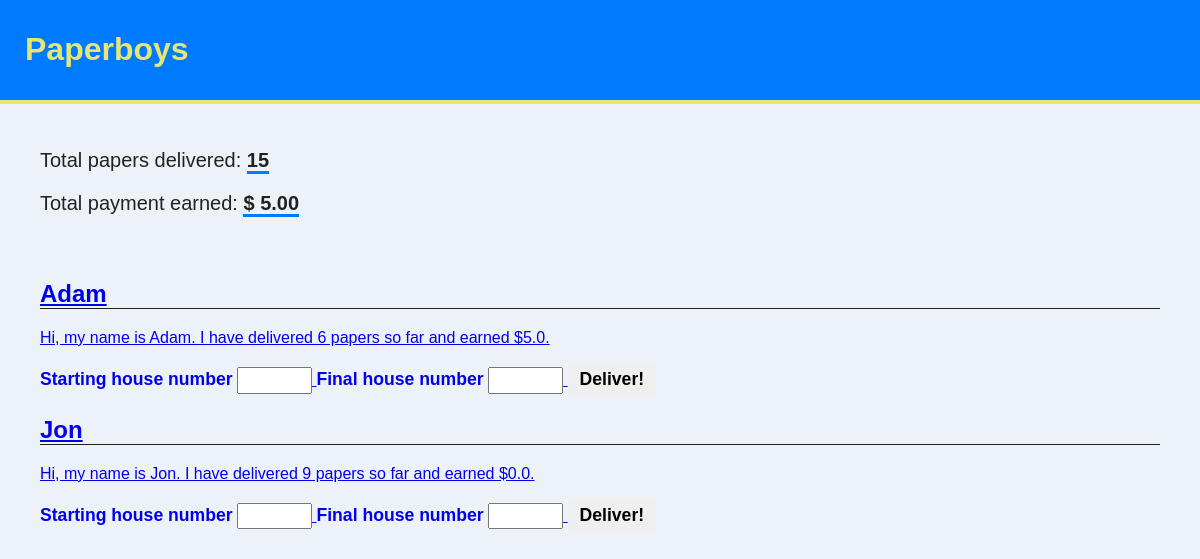
The page / on the database its author committed.
### paperboy/models.py (models this page shows, shortened)
class Paperboy(models.Model):
    name = models.CharField(max_length=200)
    experience = models.IntegerField(default=0)
    earnings = models.FloatField(default=0.0)
    @classmethod
    def total_earnings(cls):
        if Paperboy.objects.exists():
            return Paperboy.objects.aggregate(Sum('earnings'))['earnings__sum']
        else:
            return 0
    @classmethod
    def total_papers(cls):
        if Paperboy.objects.exists():
            return Paperboy.objects.aggregate(Sum('experience'))['experience__sum']
        else:
            return 0
    def report(self):
        return "Hi, my name is {}. I have delivered {} papers so far and earned ${}.".format(self.name, self.experience, self.earnings)

### paperboy/views.py (the view)
# urls.py: 2. Add a URL to urlpatterns:  path('', views.home, name='home')
def home(request):
    earnings = "{:10.2f}".format(Paperboy.total_earnings())
    context = {'paperboys': Paperboy.objects.all(), 'total_papers': Paperboy.total_papers(), 'total_earnings': earnings}
    return HttpResponse(render(request, 'index.html', context))

### paperboy/templates/index.html (shortened to what this page needs)
<!DOCTYPE html>
<html lang="en" dir="ltr">
  <head>
    {% load static %}
    <link rel="stylesheet" href="{% static 'main.css' %}">
  </head>
  <body>
    <header class='site-heading'>
      <h1>Paperboys</h1>
    </header>
    <section class='summary'>
      <p>Total papers delivered: <em class='stats'>{{ total_papers }}</em></p>
      <p>Total payment earned: <em class='stats'>${{ total_earnings }}</em></p>
    </section>
    <ul>
      {% for pb in paperboys %}
        <li class='paperboy'>
        <a href="{% url 'deliver' id=pb.pk %}">
          <h2 class='paperboy-heading'>{{ pb.name }}</h2>
          <p>{{ pb.report }}</p>
          <form class='deliver-form' action="{% url 'deliver' id=pb.id %}" method='post'>
            <div class='field'>
              <label for="ad1">Starting house number</label>
              <input type="number" name='address1' id='ad1'>
            </div>
            <div class='field'>
              <label for="ad2">Final house number</label>
              <input type="number" name='address2' id='ad2'>
            </div>
            <div class='field'>
              <input type="submit" value='Deliver!' class='deliver-button'>
            </div>
          </form>
        </li>
      {% endfor %}
    </ul>
  </body>
</html>

### paperboy/static/main.css (style rules this page uses)
* { box-sizing: border-box; }
html { height: 100%; }
body { margin: 0; min-height: 100%; font-family: sans-serif; background: #EDF2F9; color: #222; }
ul { padding: 0; margin: 0 40px; }
li { list-style-type: none; }
.site-heading { padding: 10px 25px; background: #007aff; color: #E6E673; border-bottom: 4px solid #E6E673; }
.summary { padding: 25px 40px; font-size: 1.25em; }
.stats { border-bottom: 3px solid #007aff; font-style: normal; font-weight: bold; }
.paperboy-heading { border-bottom: 1px solid #222; }
.deliver-form label { font-weight: bold; font-size: 1.1em; }
.field { display: inline-block; }
.deliver-form input[type=number] { height: 2em; width: 75px; }
.deliver-button { border: none; font-weight: bold; font-size: 1.1em; padding: 6px 12px; }

### rows shown on the page
Paperboy: name "Adam", report "Hi, my name is Adam. I have delivered 6 papers so far and earned $5.0."
Paperboy: name "Jon", report "Hi, my name is Jon. I have delivered 9 papers so far and earned $0.0."

### other values the page prints
{{ total_papers }} "15"
{{ total_earnings }} "5.00"
